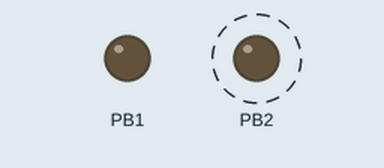
A program run on a simulated ATmega328P, built with avr-gcc and emulated at 16 MHz (the files do not name the chip). Shown: output pins drawn as LEDs (lit = HIGH). Dashed ring = blinking.

Above: at 0.2 s.
At 3.7 s:
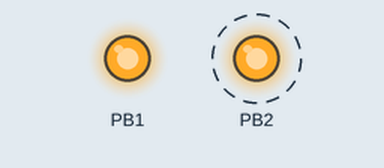
Timing chart, 0 to 5.2 s (numbered marks = the images above):
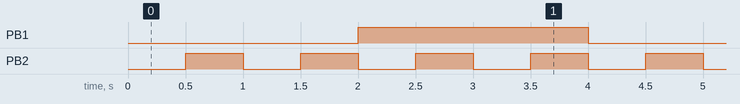

Measured:
- by itself, PB1: alternates HIGH for 2.0 s and LOW for 2.0 s
- by itself, PB2: alternates HIGH for 0.50 s and LOW for 0.50 s
- by itself, everything shown: repeats every 4.0 s, in 8 steps

The program:

main.c
```c
#define F_CPU 16000000UL
#include<avr/io.h>
#include<avr/interrupt.h>
volatile uint16_t count_TIMER1=0;
volatile uint16_t count_TIMER2=0;
ISR (TIMER1_COMPA_vect)
{
    if(count_TIMER1>=2499)//2500 count
   {
        PORTB ^=(1<<PB1);
        count_TIMER1=0;
    }
    else
         count_TIMER1++;

}
ISR (TIMER2_COMPA_vect)
{
    if(count_TIMER2>=624)//625 count
    {
        PORTB ^=(1<<PB2);
        count_TIMER2=0;
    }

    else
         count_TIMER2++;

}
int main()
{
    DDRB |= (1<<DDB1);
    DDRB |= (1<<DDB2);
    sei();
    //TIMER1 CTC mode with  interrupt for 2 sec
    TCNT1=0;
    //for ctc mode
    TCCR1A &=~((1<<WGM11) | (1<<WGM10));
    TCCR1B |= (1<<WGM12);
    TCCR1B  &=~ (1<<WGM13);
    //FOR prescalar 64
    TCCR1B &=~ (1<<CS12);
    TCCR1B |= (1<<CS11) | (1<<CS10);
    //COMPARE VALUE
    OCR1A =199; //FOR 200 COUNT
    //for interrupt
    TIMSK1 |= (1<<OCIE1A);
    /*****TIMER2 CTC mode with  interrupt for 500ms
    ***************/
    TCNT2=0;
    //for ctc mode
    TCCR2A &=~(1<<WGM20);
    TCCR2A |= (1<<WGM21);
    TCCR2B  &=~ (1<<WGM22);
    //FOR prescalar 64
    TCCR2B &=~ ((1<<CS20) | (1<<CS21));
    TCCR2B |= (1<<CS22);
    //COMPARE VALUE
    OCR2A =199; //FOR 200 COUNT
    //for interrupt
    TIMSK2 |= (1<<OCIE2A);

    while(1)
    {

    }
}
```
